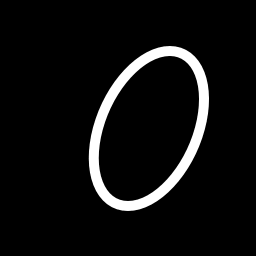
%> input picture sesion1/oval.png, 256 x 256 px
$ octave blob.m   (GNU Octave 9; MATLAB toolbox functions it lacks are replaced by stand-ins)
%> lines starting %> are read from the running program, lines starting %| are printed output that depends on the picture; in (x1, y1, x2, y2) boxes, pixels count from 0 and x2, y2 are one past the last pixel; in counts of white or black regions, pixels touching at a corner belong together; the program's own positions count from 1
% [19 lines of commented-out code are left out]

I = imread('oval.png');
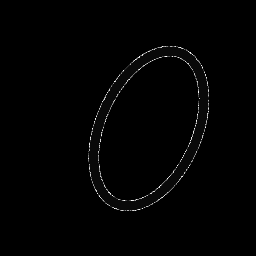
%> I: size 256x256 uint8; min 0, max 27, mean 0.2; drawn with min black and max white
circulo = im2bw(I, 0);
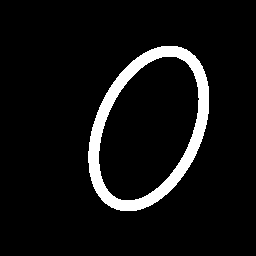
%> circulo: size 256x256 logical; 7% white; 1 white region, box (x1, y1, x2, y2) and area: (88, 46, 209, 211) 4609
imshow(circulo);
[y, x] = find(I);
%> y = 4609 values from 47 to 211; x = 4609 values from 89 to 209

nx = x - mean(x);
%> nx = 4609 values from -60.35 to 59.65
ny = y - mean(y);
%> ny = 4609 values, max 82.01 at index 1564, min -81.99 at index 2615, mean -8.68e-15

nx = nx';
ny = ny';

c = cov(nx, ny);
%> c = [1579.7 -591.4; -591.4 2685.8]
[evectors, evalues] = eig(c);
%> evectors = [-0.917 -0.398; -0.398 0.917]; evalues = [1323 0; 0 2942.4]

[value, ind] = max(diag(evalues));
%> value = 2942.4; ind = 2

escala = 2;

theta = -pi/2-atan2(evectors(ind, 2), evectors(ind, 1));
%> theta = -3.55
theta1 = -pi/2-atan2(evectors(ind, 1), evectors(ind, 2));
%> theta1 = -1.16

R = [cos(-theta), sin(-theta); -sin(-theta), cos(-theta)];
%> R = [-0.917 -0.398; 0.398 -0.917]
Rn = [cos(-theta1), sin(-theta1); -sin(-theta1), cos(-theta1)];
%> Rn = [0.398 0.917; -0.917 0.398]

rp = R * [nx;ny];

rpn = Rn * [nx;ny];

figure
hold on
axis equal
scatter(nx, ny);
axis equal
plot([evectors(1, 1)*-escala, evectors(1, 1)*escala], [evectors(1, 2)*-escala, evectors(1, 2)*escala]);
plot([evectors(2, 1)*-escala, evectors(2, 1)*escala], [evectors(2, 2)*-escala, evectors(2, 2)*escala]);
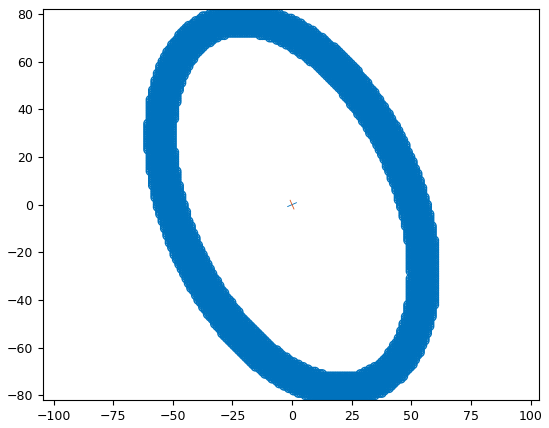
%> figure redrawn from the program's plot data
hold off

figure
hold on
axis equal
plot([evectors(1, 1)*-escala, evectors(1, 1)*escala], [evectors(1, 2)*-escala, evectors(1, 2)*escala]);
plot([evectors(2, 1)*-escala, evectors(2, 1)*escala], [evectors(2, 2)*-escala, evectors(2, 2)*escala]);
scatter(nx, ny);
scatter(rp(1,:),rp(2,:), 'r');
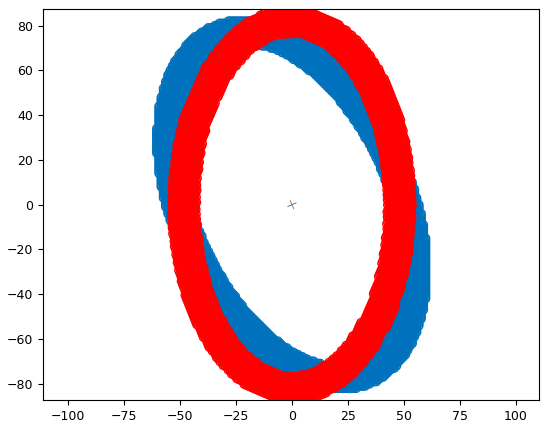
%> figure redrawn from the program's plot data
hold off

figure
hold on
axis equal
plot([evectors(1, 1)*-escala, evectors(1, 1)*escala], [evectors(1, 2)*-escala, evectors(1, 2)*escala]);
plot([evectors(2, 1)*-escala, evectors(2, 1)*escala], [evectors(2, 2)*-escala, evectors(2, 2)*escala]);
scatter(rpn(1,:),rpn(2,:), 'g');
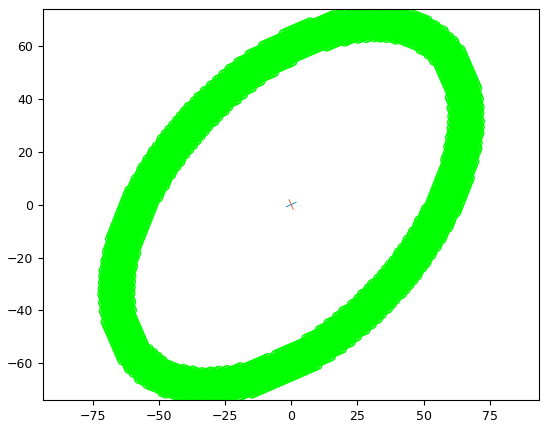
%> figure redrawn from the program's plot data
hold off
